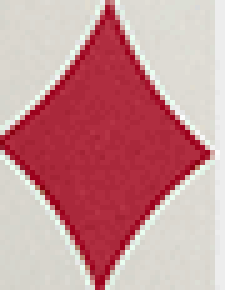
#> input picture template.png, 45 x 58 px, found by its file name (shown 5 times larger)
$ jupyter execute Template_Matching.ipynb
#> lines starting #> are read from the running program, lines starting #| are printed output that depends on the picture
[cell 1]
import cv2
import numpy as np
import matplotlib.pyplot as plt
import matplotlib.cm as cm

# Function to apply Non-Maximum Suppression (NMS) to filter overlapping bounding boxes
def non_max_suppression(boxes, scores, overlap_thresh=0.5):
    """Applies Non-Maximum Suppression (NMS) to retain only the most confident detections."""
    if len(boxes) == 0:
        return []

    boxes = np.array(boxes)
    scores = np.array(scores)

    # Extract coordinates of bounding boxes
    x1 = boxes[:, 0]
    y1 = boxes[:, 1]
    x2 = boxes[:, 0] + boxes[:, 2]
    y2 = boxes[:, 1] + boxes[:, 3]

    areas = (x2 - x1 + 1) * (y2 - y1 + 1)
    indices = np.argsort(scores)[::-1]  # Sort boxes by confidence scores in descending order

    keep = []  # List to store final selected bounding boxes
    while len(indices) > 0:
        i = indices[0]  # Select the box with the highest confidence score
        keep.append(i)

        # Compute intersection-over-union (IoU) for overlap suppression
        xx1 = np.maximum(x1[i], x1[indices[1:]])
        yy1 = np.maximum(y1[i], y1[indices[1:]])
        xx2 = np.minimum(x2[i], x2[indices[1:]])
        yy2 = np.minimum(y2[i], y2[indices[1:]])

        w = np.maximum(0, xx2 - xx1 + 1)
        h = np.maximum(0, yy2 - yy1 + 1)
        overlap = (w * h) / areas[indices[1:]]

        indices = indices[np.where(overlap <= overlap_thresh)[0] + 1]

    return boxes[keep]

# Load the template and the image
template = cv2.imread('/content/template.png', cv2.IMREAD_GRAYSCALE)
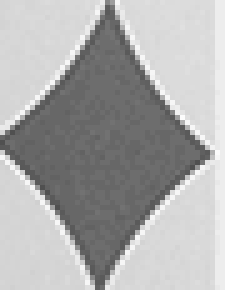
#> template: shape (58, 45) (shown 5 times larger); min 80, max 252, mean 171.2
image = cv2.imread('/content/templateMatchingImage.png', cv2.IMREAD_GRAYSCALE)
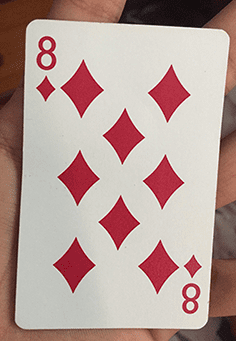
#> input picture templateMatchingImage.png, 236 x 341 px, found by its file name
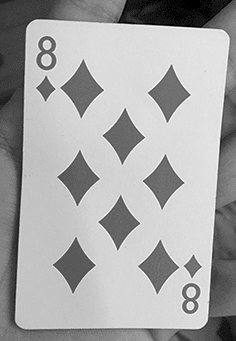
#> image: shape (341, 236); min 0, max 255, mean 166.9

# Define scale range for multi-scale template matching
scales = np.linspace(0.5, 1.5, 10)  # Scales from 50% to 150% of the original size
threshold = 0.98  # Matching threshold

all_boxes = []  # Store all detected bounding boxes
all_scores = []  # Store corresponding confidence scores

# Perform multi-scale template matching
for scale in scales:
    scaled_template = cv2.resize(template, None, fx=scale, fy=scale, interpolation=cv2.INTER_CUBIC)
    result = cv2.matchTemplate(image, scaled_template, cv2.TM_CCORR_NORMED)  # Perform template matching
    loc = np.where(result >= threshold)  # Identify matches above the threshold

    # Store detected bounding boxes and scores
    for pt in zip(*loc[::-1]):
        all_boxes.append((pt[0], pt[1], scaled_template.shape[1], scaled_template.shape[0]))
        all_scores.append(result[pt[1], pt[0]])
#> this loop made 10 passes
#> loc on passes 1 to 10: ([73, 73, 74, 74, 75], [35, 36, 35, 36, 35]), (empty array, empty array), (empty array, empty array), ([155, 240, 242], [147, 142, 143]), 123 positions, rows 59 to 241, columns 53 to 151, 146 positions, rows 55 to 237, columns 51 to 149, (empty array, empty array), (empty array, empty array), (empty array, empty array), (empty array, empty array)
#> pass 1, `scaled_template = cv2.resize(template, None, fx=scale, fy=scale, inter..`:
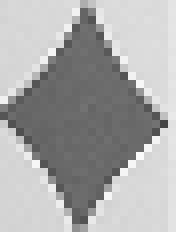
#> scaled_template: shape (29, 22) (shown 8 times larger); min 69, max 251, mean 169.7
#> pass 1, `result = cv2.matchTemplate(image, scaled_template, cv2.TM_CCORR_NORMED)`:
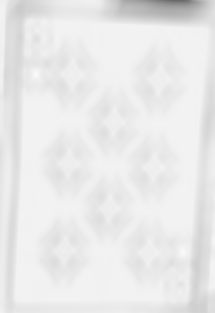
#> result: shape (313, 215) float32; min 0.413, max 0.985, mean 0.915
#> pass 2, `scaled_template = cv2.resize(template, None, fx=scale, fy=scale, inter..`:
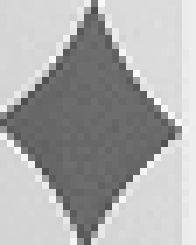
#> scaled_template: shape (35, 28) (shown 7 times larger); min 78, max 251, mean 171.9
#> after the loop, all_boxes = 277 items, first 6: (35, 73, 22, 29), (36, 73, 22, 29), (35, 74, 22, 29), (36, 74, 22, 29), (35, 75, 22, 29), (147, 155, 38, 48); all_scores = 277 values, max 0.997 at index 77, min 0.98 at index 5, mean 0.985

# Apply NMS to remove overlapping detections
filtered_boxes = non_max_suppression(all_boxes, all_scores)
#> in non_max_suppression, `boxes = np.array(boxes)`: boxes = 277 rows, first 6: [35, 73, 22, 29], [36, 73, 22, 29], [35, 74, 22, 29], [36, 74, 22, 29], [35, 75, 22, 29], [147, 155, 38, 48]
#> in non_max_suppression, `scores = np.array(scores)`: scores has the same summary as all_scores outside non_max_suppression
#> in non_max_suppression, `x1 = boxes[:, 0]`: x1 = 277 values, max 151 at index 25, min 35 at index 0, mean 98.34
#> in non_max_suppression, `y1 = boxes[:, 1]`: y1 = 277 values, max 242 at index 7, min 55 at index 131, mean 142.5
#> in non_max_suppression, `x2 = boxes[:, 0] + boxes[:, 2]`: x2 = 277 values, max 197 at index 162, min 57 at index 0, mean 143.1
#> in non_max_suppression, `y2 = boxes[:, 1] + boxes[:, 3]`: y2 = 277 values, max 298 at index 276, min 102 at index 0, mean 200.1
#> in non_max_suppression, `areas = (x2 - x1 + 1) * (y2 - y1 + 1)`: areas = 277 values from 690 to 3038
#> in non_max_suppression, `indices = np.argsort(scores)[::-1]`: indices = 277 values, max 276 at index 262, min 0 at index 181, mean 138
#> the loop in non_max_suppression, `while len(indices) > 0:` made 9 passes
#> i on passes 1 to 7: 77, 60, 123, 48, 93, 107, 143
#> (i, indices) on pass 8: (31, [2, 3, 0, 1, 4])
#> after the loop in non_max_suppression, `while len(indices) > 0:`: indices = empty array; keep = [77, 60, 123, 48, 93, 107, 143, 31, 2]
#> filtered_boxes = [[144, 154, 42, 55], [59, 150, 42, 55], [139, 239, 42, 55], [104, 109, 42, 55], [100, 195, 42, 55], [55, 237, 42, 55], [60, 58, 48, 61], [150, 66, 42, 55], [35, 74, 22, 29]]

# Draw bounding boxes on the matched image
matched_image = cv2.cvtColor(image, cv2.COLOR_GRAY2BGR)
colors = iter(cm.rainbow(np.linspace(0, 1, len(filtered_boxes))))

for box in filtered_boxes:
    x, y, w, h = box
    color = next(colors)[:-1]  # Exclude alpha channel
    color = tuple([int(255 * c) for c in color])  # Convert to 0-255 range
    cv2.rectangle(matched_image, (x, y), (x + w, y + h), color, 2)  # Draw rectangle
#> this loop made 9 passes
#> (x, y, w, h, color) on passes 1 to 9: (144, 154, 42, 55, (127, 0, 255)), (59, 150, 42, 55, (63, 97, 250)), (139, 239, 42, 55, (0, 180, 235)), (104, 109, 42, 55, (64, 236, 211)), (100, 195, 42, 55, (128, 254, 179)), (55, 237, 42, 55, (192, 234, 140)), (60, 58, 48, 61, (255, 178, 96)), (150, 66, 42, 55, (255, 95, 48)), (35, 74, 22, 29, (255, 0, 0))
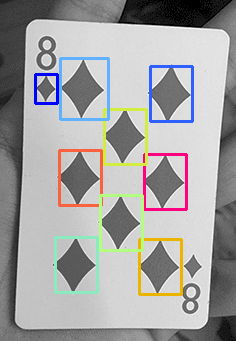
#> matched_image: shape (341, 236, 3); mean B, G, R 163, 163.3, 164.1

# Display the results
fig, axes = plt.subplots(1, 2, figsize=(12, 6))
axes[0].imshow(template, cmap='gray')
axes[0].set_title('Template')
axes[0].axis('off')

axes[1].imshow(matched_image, cmap='gray')
axes[1].set_title('Matches (After NMS)')
axes[1].axis('off')

plt.show()
#> figure, not shown here; B, G, R data is drawn as R, G, B
